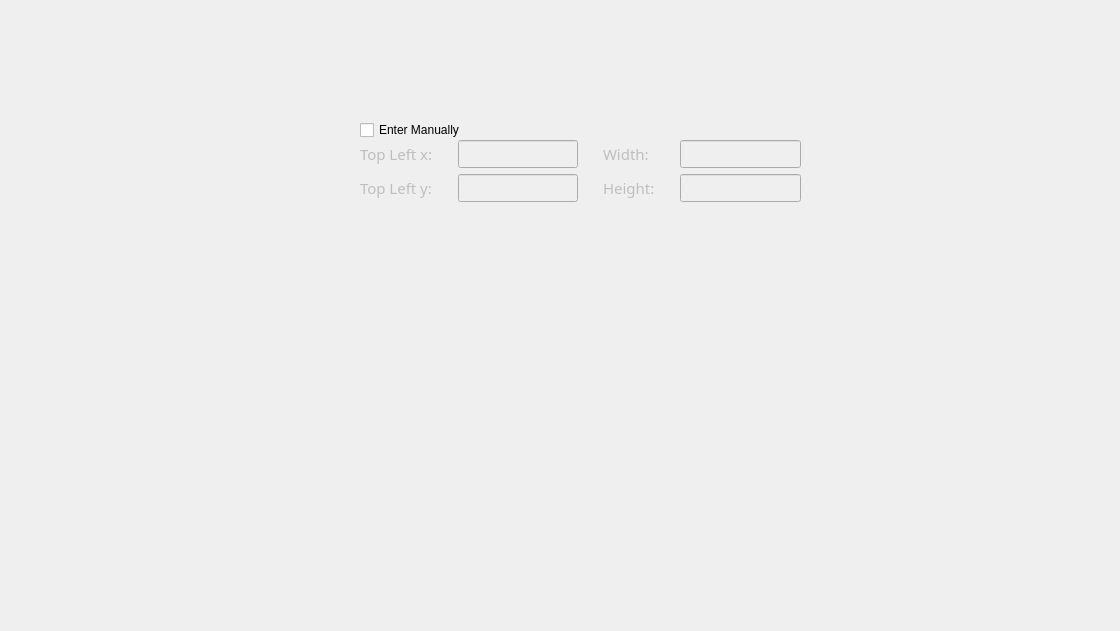
<?xml version="1.0" encoding="UTF-8"?>
<ui version="4.0">
 <class>Form</class>
 <widget class="QWidget" name="Form">
  <property name="geometry">
   <rect>
    <x>0</x>
    <y>0</y>
    <width>1120</width>
    <height>631</height>
   </rect>
  </property>
  <property name="windowTitle">
   <string>Form</string>
  </property>
  <widget class="QWidget" name="verticalLayoutWidget">
   <property name="geometry">
    <rect>
     <x>360</x>
     <y>120</y>
     <width>441</width>
     <height>122</height>
    </rect>
   </property>
   <layout class="QVBoxLayout" name="verticalLayout">
    <property name="spacing">
     <number>0</number>
    </property>
    <item>
     <layout class="QHBoxLayout" name="horizontalLayout">
      <property name="spacing">
       <number>0</number>
      </property>
      <item>
       <widget class="QCheckBox" name="enterManCheck">
        <property name="text">
         <string>Enter Manually</string>
        </property>
       </widget>
      </item>
     </layout>
    </item>
    <item>
     <layout class="QGridLayout" name="gridLayout">
      <property name="horizontalSpacing">
       <number>25</number>
      </property>
      <property name="verticalSpacing">
       <number>6</number>
      </property>
      <item row="0" column="2">
       <widget class="QLabel" name="widthDisp">
        <property name="enabled">
         <bool>false</bool>
        </property>
        <property name="font">
         <font>
          <family>Figtree Light</family>
          <pointsize>11</pointsize>
         </font>
        </property>
        <property name="text">
         <string>Width:</string>
        </property>
       </widget>
      </item>
      <item row="1" column="2">
       <widget class="QLabel" name="heightDisp">
        <property name="enabled">
         <bool>false</bool>
        </property>
        <property name="font">
         <font>
          <family>Figtree Light</family>
          <pointsize>11</pointsize>
         </font>
        </property>
        <property name="text">
         <string>Height:</string>
        </property>
       </widget>
      </item>
      <item row="0" column="0">
       <widget class="QLabel" name="topLeftyDisp">
        <property name="enabled">
         <bool>false</bool>
        </property>
        <property name="font">
         <font>
          <family>Figtree Light</family>
          <pointsize>11</pointsize>
         </font>
        </property>
        <property name="text">
         <string>Top Left x:</string>
        </property>
       </widget>
      </item>
      <item row="0" column="1">
       <widget class="QLineEdit" name="xIn">
        <property name="enabled">
         <bool>false</bool>
        </property>
        <property name="font">
         <font>
          <family>Figtree Light</family>
          <pointsize>11</pointsize>
         </font>
        </property>
       </widget>
      </item>
      <item row="1" column="0">
       <widget class="QLabel" name="topLeftxDisp">
        <property name="enabled">
         <bool>false</bool>
        </property>
        <property name="font">
         <font>
          <family>Figtree Light</family>
          <pointsize>11</pointsize>
         </font>
        </property>
        <property name="text">
         <string>Top Left y:</string>
        </property>
       </widget>
      </item>
      <item row="1" column="1">
       <widget class="QLineEdit" name="yIn">
        <property name="enabled">
         <bool>false</bool>
        </property>
        <property name="font">
         <font>
          <family>Figtree Light</family>
          <pointsize>11</pointsize>
         </font>
        </property>
       </widget>
      </item>
      <item row="0" column="3">
       <widget class="QLineEdit" name="widthIn">
        <property name="enabled">
         <bool>false</bool>
        </property>
        <property name="font">
         <font>
          <family>Figtree Light</family>
          <pointsize>11</pointsize>
         </font>
        </property>
       </widget>
      </item>
      <item row="1" column="3">
       <widget class="QLineEdit" name="heightIn">
        <property name="enabled">
         <bool>false</bool>
        </property>
        <property name="font">
         <font>
          <family>Figtree Light</family>
          <pointsize>11</pointsize>
         </font>
        </property>
       </widget>
      </item>
     </layout>
    </item>
    <item>
     <spacer name="verticalSpacer">
      <property name="orientation">
       <enum>Qt::Vertical</enum>
      </property>
      <property name="sizeType">
       <enum>QSizePolicy::Fixed</enum>
      </property>
      <property name="sizeHint" stdset="0">
       <size>
        <width>20</width>
        <height>40</height>
       </size>
      </property>
     </spacer>
    </item>
   </layout>
  </widget>
 </widget>
 <resources/>
 <connections/>
</ui>
